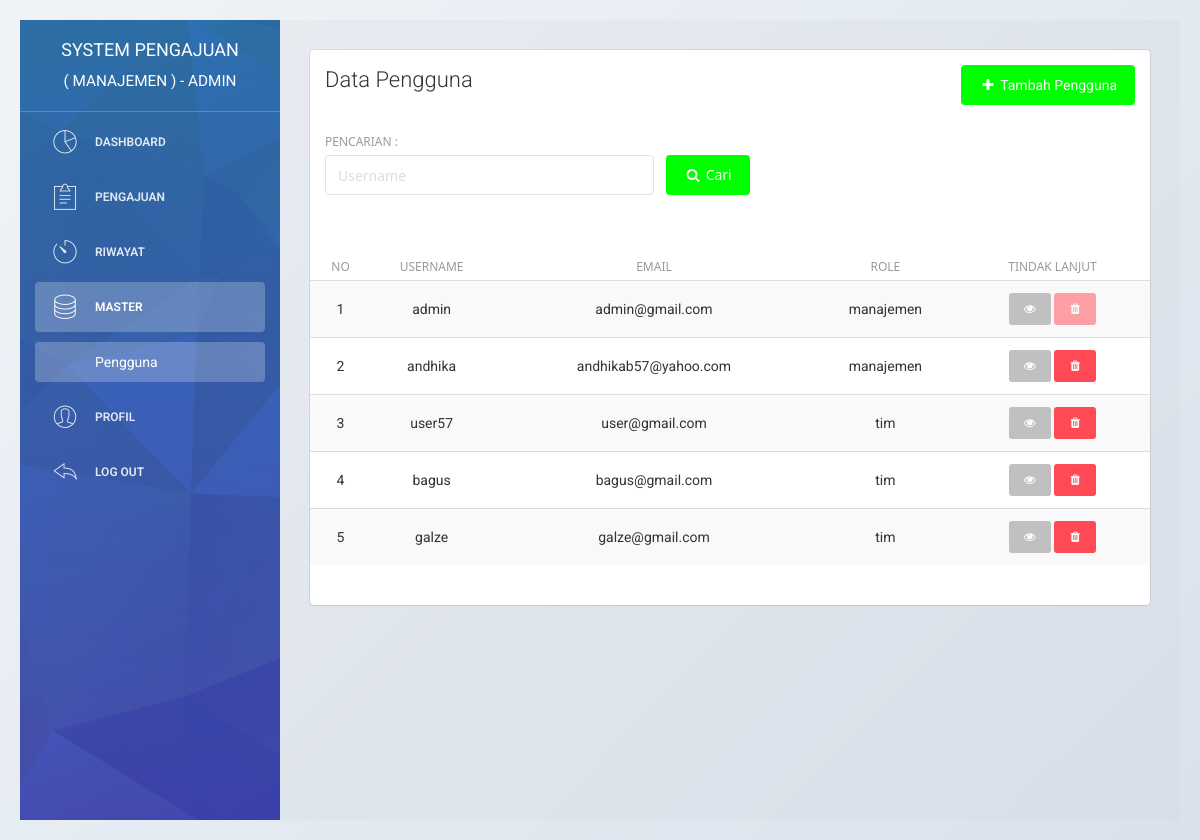
The page /admin/user.php (signed in) on the database its author committed.
### tables this page shows
CREATE TABLE `user` (
  `id_user` int(11) NOT NULL,
  `username` varchar(225) NOT NULL,
  `email` varchar(225) NOT NULL,
  `password` varchar(225) NOT NULL,
  `nama_depan` varchar(225) NOT NULL,
  `nama_belakang` varchar(225) NOT NULL,
  `jk` enum('laki-laki','perempuan') NOT NULL,
  `no_hp` varchar(50) NOT NULL,
  `alamat` text NOT NULL,
  `role` enum('manajemen','tim') NOT NULL,
  `pembuatan_akun` date NOT NULL,
  `update_akun` date NOT NULL
);

### admin/user.php (the view, shortened to what this page needs)
<?php
    include '../system/koneksi.php';
?>
<!doctype html>
<html lang="en">
<head>
    <link href="../assets/css/bootstrap.min.css" rel="stylesheet" />
    <link href="../assets/css/animate.min.css" rel="stylesheet"/>
    <link href="../assets/css/light-bootstrap-dashboard.css" rel="stylesheet"/>
    <link href="../assets/css/demo.css" rel="stylesheet" />
    <link href="http://maxcdn.bootstrapcdn.com/font-awesome/4.2.0/css/font-awesome.min.css" rel="stylesheet">
    <link href="../assets/css/pe-icon-7-stroke.css" rel="stylesheet" />
    <link rel="stylesheet" href="../assets/dist/sweetalert.css">
</head>
<body>
<div class="wrapper">
    <div class="sidebar" data-color="blue" data-image="../assets/img/1.jpg">
    	<div class="sidebar-wrapper">
            <div class="logo">
                <a href="index" class="simple-text">
<?php
 $query_login = "SELECT * FROM user WHERE email ='$_SESSION[email]'";
    $result_login = mysqli_query($con, $query_login);
    $data_login = mysqli_fetch_assoc($result_login);
    $username = $data_login["username"];
?>
                        System Pengajuan<br><small>( MANAJEMEN ) - <?php echo $username ?></small>
                </a>
            </div>
            <ul class="nav">
                <li>
                    <a href="index">
                        <i class="pe pe-7s-graph"></i>
                        <p>Dashboard</p>
                    </a>
                </li>
                <li>
                    <a href="pengajuan">
                        <i class="pe pe-7s-note2"></i>
                        <p>Pengajuan</p>
                    </a>
                </li>
                <li>
                    <a href="riwayat">
                        <i class="pe pe-7s-timer"></i>
                        <p>Riwayat</p>
                    </a>
                </li>
                <li class="active">
                    <a data-toggle="collapse" href="#componentsExamples" aria-expanded="true">
                        <i class="pe-7s-server"></i>
                        <p>Master</p>
                    </a>
                    <div class="collapse in" id="componentsExamples">
                        <ul class="nav">
                            <li class="active"><a href="user">Pengguna</a></li>
                        </ul>
                    </div>
                </li>
                <li>
                    <a href="profil">
                        <i class="pe pe-7s-user"></i>
                        <p>Profil</p>
                    </a>
                </li>
                <li>
                    <a href="#" onclick = "logout()">
                        <i class="pe pe-7s-back"></i>
                        <p>Log out</p>
                    </a>
                </li>
            </ul>
    	</div>
    </div>
    <div class="main-panel">
        <div class="content">
            <div class="container-fluid">
                <div class="row">
                    <div class="col-md-12">
                        <div class="card">
                            <div class="header">
                                <div class="row">
                                    <div class="col-md-6">
                                        <h4 class="title">Data Pengguna</h4>
                                    </div>
                                    <div class="col-md-6" align="right">
                                        <a href="tambah_user">
                                            <button type="button" class="btn btn-primary btn-fill">
                                                <i class="fa fa-plus"></i> Tambah Pengguna
                                            </button>
                                        </a>
                                    </div>
                                </div>
                                <br>
                                <form id="form_pencarian"  action="?" method="get">
                                    <div class="row">
                                        <div class="col-md-5">
                                            <div class="form-group">
                                                <label>Pencarian : </label>
<?php
        if (isset($_GET['cari'])) {
            $username = ($_GET["cari"]);
?>
                <input type="text" name="cari" id="cari" class="form-control" placeholder="Username" value="<?php echo $username ?>">
<?php
        }
        else {
?>
                <input type="text" name="cari" id="cari" class="form-control" placeholder="Username">
<?php
        }
?>
                                            </div>
                                        </div>
                                        <div class="col-md-1">
                                            <button type="submit" rel="tooltip" class="btn btn-primary btn-fill">
                                                <i class="fa fa-search"></i> Cari
                                            </button>
                                        </div>
                                    </div>
                                </form>
                            </div>
                            <div class="content table-responsive table-full-width">
<?php
        if (isset($_GET['cari'])) {
            $username = ($_GET["cari"]);
                $query = "SELECT * FROM user WHERE username like '%$username%' ORDER BY role" ;
        }
        else {
                $query = "SELECT * FROM user ORDER BY role" ;
        }
            $result = mysqli_query($con, $query);
            if($result->num_rows == 0){
                                    echo '<div class="content table-responsive table-full-width">
                                        <table class="table table-hover table-striped">
                                            <thead>
                                                <th>No</th>
                                                <th>Username</th>
                                                <th>Email</th>
                                                <th>Role</th>
                                                <th>Tindak Lanjut</th>
                                            </thead>
                                            <tbody>
                                                <tr>
                                                    <td colspan="8" align="center">
                                                        Anda tidak memiliki pengajuan
                                                        <br>
                                                        <a href="user">
                                                            <button type="button" class="btn btn-primary btn-fill btn-sm">
                                                                <i class="fa fa-refresh"></i> Refresh data
                                                            </button>
                                                        </a>
                                                    </td>
                                                </tr>
                                            </tbody>
                                        </table>
                                    </div>';
            }
            else {
                                    echo '<div class="content table-responsive table-full-width">
                                        <table class="table table-hover table-striped table-paginate">
                                            <thead>
                                                <th align="center">No</th>
                                                <th align="center">Username</th>
                                                <th align="center">Email</th>
                                                <th align="center">Role</th>
                                                <th align="center">Tindak Lanjut</th>
                                            </thead>
                                            <tbody>';
                    $query_tim = "SELECT * FROM user WHERE ROLE = 'tim'" ;
                    $result_tim = mysqli_query($con, $query_tim);
                    $no = 1;
                while($data = mysqli_fetch_assoc($result)){
                                                echo '<tr>
                                                <td align="center">'.$no.'</td>
                                                <td align="center">'.$data['username'].'</td>
                                                <td align="center">'.$data['email'].'</td>
                                                <td align="center">'.$data['role'].'</td>
                                                <td align="center">
                                                    <a href="detail_user?id='.$data['id_user'].'">
                                                        <button type="button" class="btn btn-info btn-fill btn-sm">
                                                            <i class="fa fa-eye"></i>
                                                        </button>
                                                    </a>';
                    if( $data['email'] == $_SESSION['email'] ){
                                                    echo '<button  type="button" rel="tooltip" class="btn btn-danger btn-fill btn-sm" disabled>
                                                        <i class="fa fa-trash"></i>
                                                    </button>';
                    }
                    else{
                        if ($result_tim->num_rows == 1){
                                                    echo' <button type="button" rel="tooltip" class="btn btn-danger btn-fill btn-sm" disabled>
                                                        <i class="fa fa-trash"></i>
                                                    </button>';
                        }else{
                                                    echo' <button onclick="hapususer('.$data['id_user'].')"  type="button" rel="tooltip" class="btn btn-danger btn-fill btn-sm">
                                                        <i class="fa fa-trash"></i>
                                                    </button>
                                                </td>
                                            </tr>';
                        }
                    }
                                        $no++;
                    }
                                            echo'</tbody>
                                        </table>
                                    </div>';
                }
            ?>
                            </div>
                        </div>
                    </div>
                </div>
            </div>
        </div>
    </div>
</div>
</body>
</html>

### assets/css/demo.css (style rules this page uses)
* { box-sizing: border-box; }
body { font-family: 'Segoe UI', Tahoma, Geneva, Verdana, sans-serif; background: linear-gradient(135deg, #f0f4f8, #d9e2ec); margin: 0; padding: 20px; }

### rows shown on the page
user: username "ADMIN", username "admin", email "admin@gmail.com", role "manajemen"
user: username "andhika", email "andhikab57@yahoo.com", role "manajemen"
user: username "user57", email "user@gmail.com", role "tim"
user: username "bagus", email "bagus@gmail.com", role "tim"
user: username "galze", email "galze@gmail.com", role "tim"
